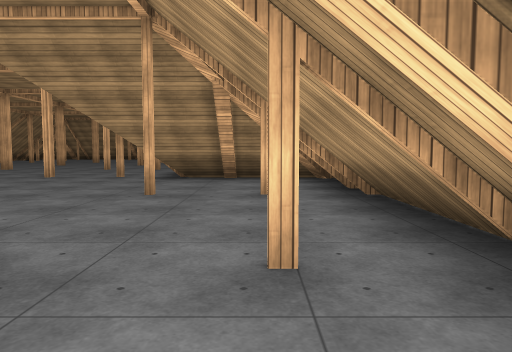
[1] (above)

19 first-person views from a walk through a Unity game level. The camera is 1.4 m above the floor, tilts 4° down and sees 70° across. Doors are open. The floor is counted in squares, 2 m on a side. Each view is taken from the middle of a square. On the plan, view 1 faces up. The plan holds only what a view shows up to about 11 squares ahead; the rest is blank. The place goes on beyond the plan. Surface patterns are stand-ins for the level's own textures.

[2]
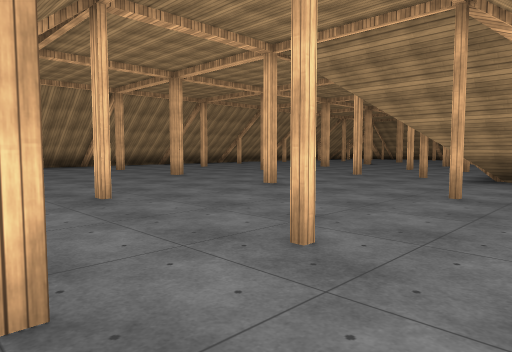

[3]
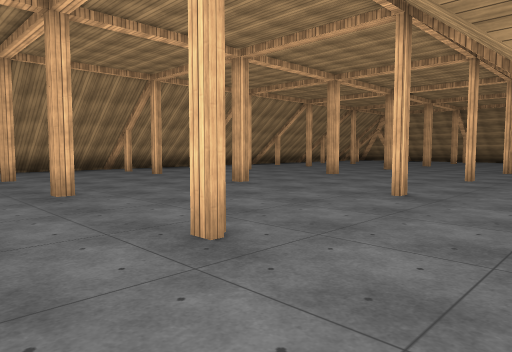

[4]
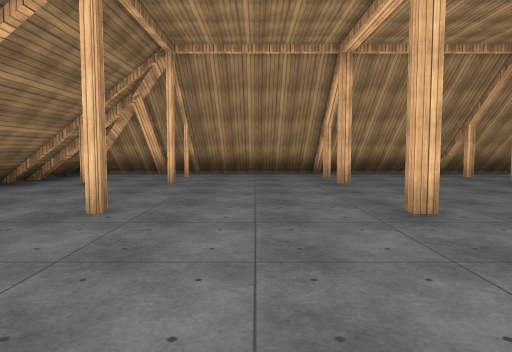

[5]
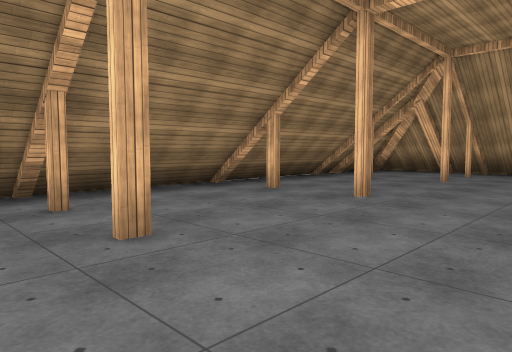

[6]
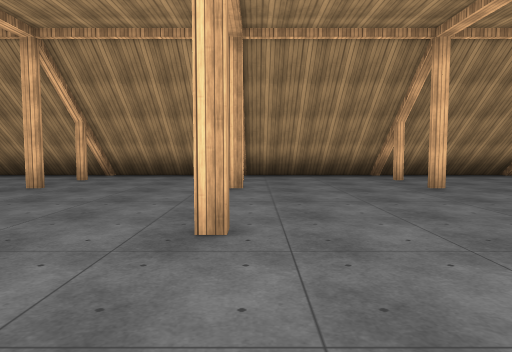

[7]
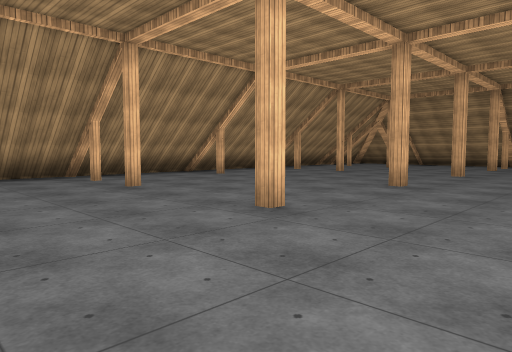

[8]
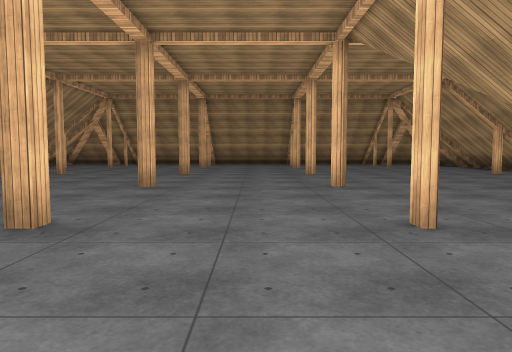

[9]
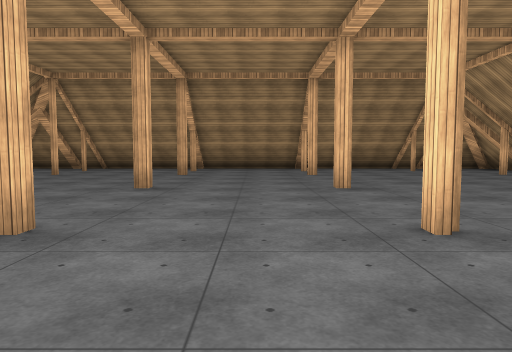

[10]
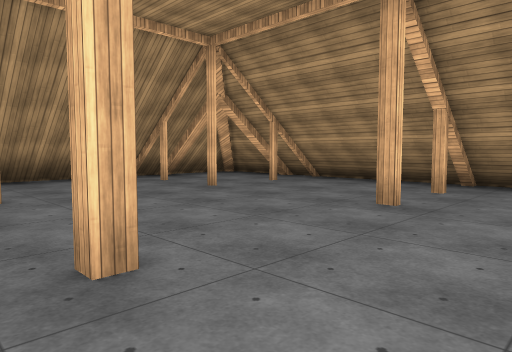

[11]
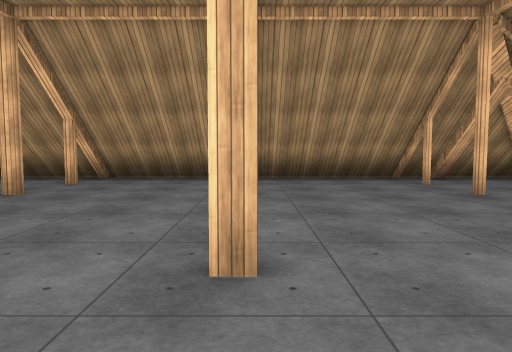

[12]
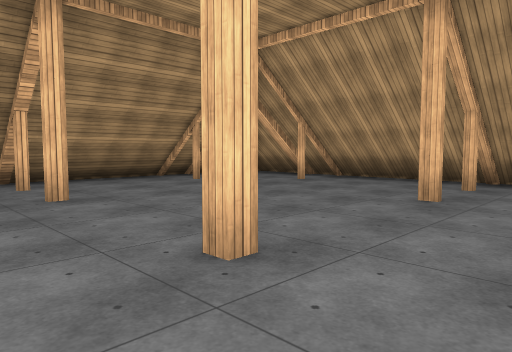

[13]
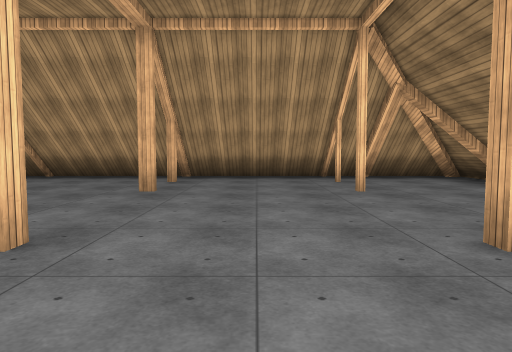

[14]
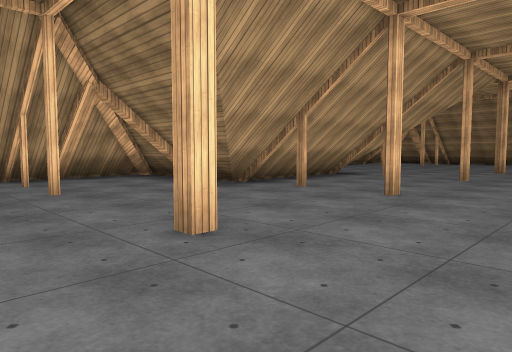

[15]
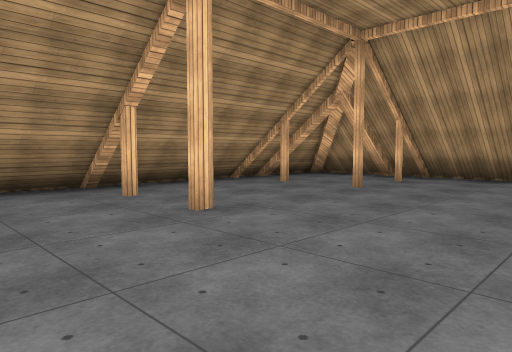

[16]
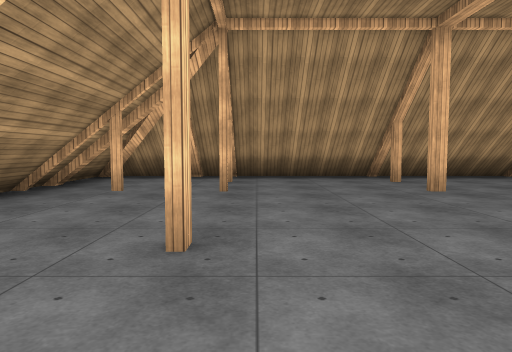

[17]
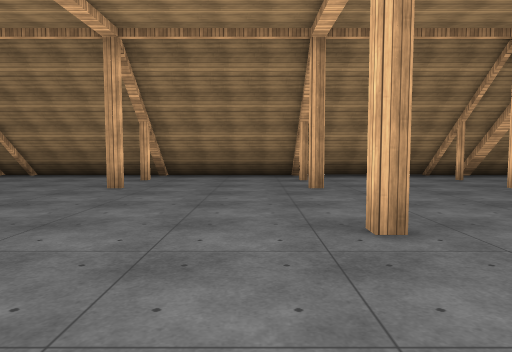

[18]
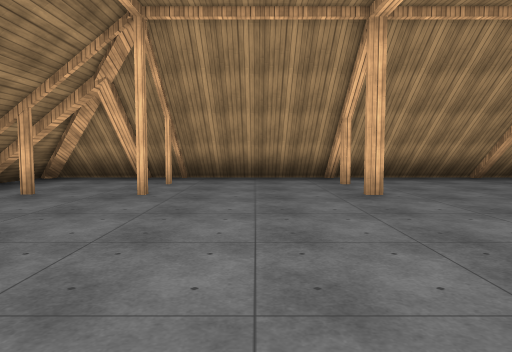

[19]
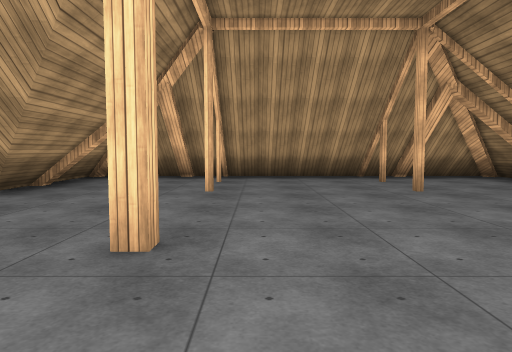

### Floor plan
Key: @ floor where view 1 was taken; # wall or solid block; x gap in a wall; . floor; D open door; ^ raised ledge.
Columns run from 16 left of view 1 to 1 right of it. Each row starts with its distance up from view 1.
 28   ################
 27 ####...........#.#
 26 #................#
 25 ##.#...#...#.....#
 24 #................#
 23 #................#
 22 #................#
 21 #..#...#...#..#..#
 20 #................#
 19 #................#
 18 #................#
 17 #..#...#...#..#..#
 16 #................#
 15 #................#
 14 #......#......####
 13 #..#..........^
 12 #.............#
 11 #.............#
 10 #..#...#....xx#
  9 #.............####
  8 #................#
  7 #................#
  6 #..#...#...#..#..#
  5 #................#
  4 #................#
  3 #................#
  2 ##.#...#...#..#..#
  1 #................#
  0 #..#......D#....@#
 -1 ##########D#######

Where each view was taken, in squares from view 1:
view 1: 0 up, 0 right, facing up
view 2: 0 up, 0 right, facing up-left
view 3: 4 up, 3 left, facing up-left
view 4: 4 up, 5 left, facing left
view 5: 5 up, 4 left, facing down-left
view 6: 10 up, 6 left, facing left
view 7: 10 up, 6 left, facing up-left
view 8: 10 up, 7 left, facing up
view 9: 14 up, 7 left, facing up
view 10: 20 up, 7 left, facing up-left
view 11: 21 up, 7 left, facing left
view 12: 19 up, 7 left, facing up-right
view 13: 19 up, 8 left, facing right
view 14: 19 up, 8 left, facing down-right
view 15: 21 up, 8 left, facing up-right
view 16: 24 up, 8 left, facing right
view 17: 9 up, 8 left, facing down
view 18: 4 up, 7 left, facing left
view 19: 5 up, 8 left, facing right
